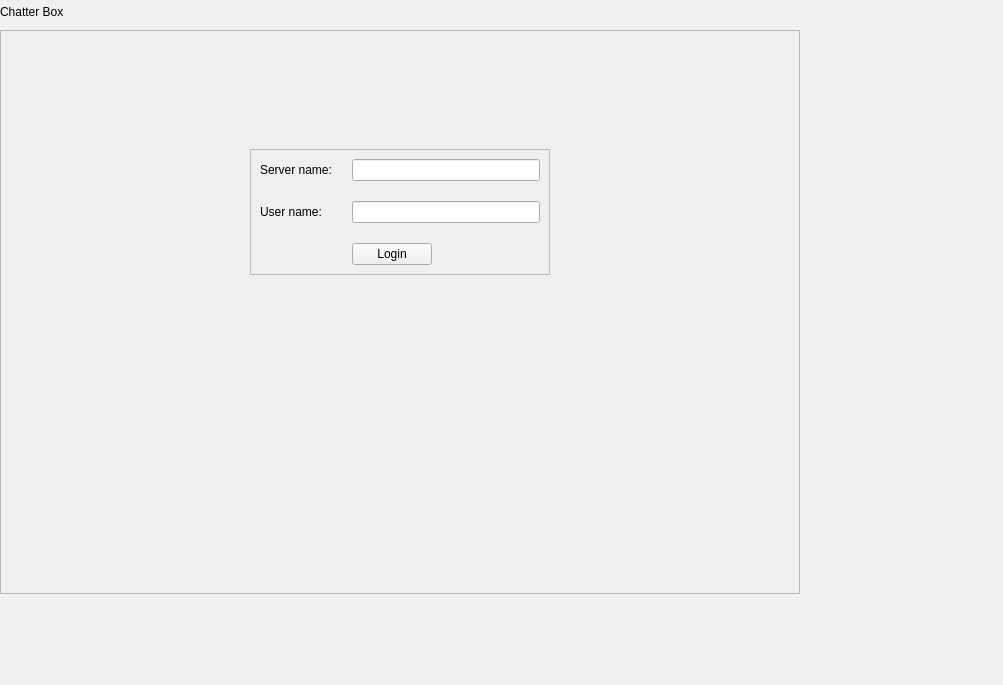
<?xml version="1.0" encoding="UTF-8"?>
<ui version="4.0">
 <class>chat</class>
 <widget class="QDialog" name="chat">
  <property name="geometry">
   <rect>
    <x>0</x>
    <y>0</y>
    <width>1003</width>
    <height>685</height>
   </rect>
  </property>
  <property name="windowTitle">
   <string>Dialog</string>
  </property>
  <widget class="QLabel" name="titleLabel">
   <property name="geometry">
    <rect>
     <x>0</x>
     <y>-6</y>
     <width>800</width>
     <height>36</height>
    </rect>
   </property>
   <property name="sizePolicy">
    <sizepolicy hsizetype="Preferred" vsizetype="Fixed">
     <horstretch>0</horstretch>
     <verstretch>0</verstretch>
    </sizepolicy>
   </property>
   <property name="text">
    <string>Chatter Box</string>
   </property>
  </widget>
  <widget class="QFrame" name="mainFrame">
   <property name="geometry">
    <rect>
     <x>0</x>
     <y>30</y>
     <width>800</width>
     <height>564</height>
    </rect>
   </property>
   <property name="frameShape">
    <enum>QFrame::StyledPanel</enum>
   </property>
   <layout class="QVBoxLayout" name="verticalLayout_3">
    <item>
     <widget class="QStackedWidget" name="stackedWidget_2">
      <property name="currentIndex">
       <number>1</number>
      </property>
      <widget class="QWidget" name="chatPage_2">
       <layout class="QGridLayout" name="gridLayout_4">
        <item row="0" column="0">
         <widget class="QTextEdit" name="roomTextEdit_2">
          <property name="readOnly">
           <bool>true</bool>
          </property>
         </widget>
        </item>
        <item row="0" column="1" colspan="2">
         <widget class="QListWidget" name="userListWidget_2"/>
        </item>
        <item row="1" column="0" colspan="2">
         <widget class="QLineEdit" name="sayLineEdit_2"/>
        </item>
        <item row="1" column="2">
         <widget class="QPushButton" name="sayButton_2">
          <property name="sizePolicy">
           <sizepolicy hsizetype="Fixed" vsizetype="Fixed">
            <horstretch>0</horstretch>
            <verstretch>0</verstretch>
           </sizepolicy>
          </property>
          <property name="maximumSize">
           <size>
            <width>50</width>
            <height>16777215</height>
           </size>
          </property>
          <property name="text">
           <string>Say</string>
          </property>
         </widget>
        </item>
       </layout>
      </widget>
      <widget class="QWidget" name="loginPage_2">
       <layout class="QGridLayout" name="gridLayout_5">
        <item row="0" column="1">
         <spacer name="verticalSpacer_3">
          <property name="orientation">
           <enum>Qt::Vertical</enum>
          </property>
          <property name="sizeType">
           <enum>QSizePolicy::Fixed</enum>
          </property>
          <property name="sizeHint" stdset="0">
           <size>
            <width>20</width>
            <height>100</height>
           </size>
          </property>
         </spacer>
        </item>
        <item row="1" column="0">
         <spacer name="horizontalSpacer_3">
          <property name="orientation">
           <enum>Qt::Horizontal</enum>
          </property>
          <property name="sizeHint" stdset="0">
           <size>
            <width>223</width>
            <height>20</height>
           </size>
          </property>
         </spacer>
        </item>
        <item row="1" column="1">
         <widget class="QFrame" name="loginFrame_2">
          <property name="sizePolicy">
           <sizepolicy hsizetype="Fixed" vsizetype="Fixed">
            <horstretch>0</horstretch>
            <verstretch>0</verstretch>
           </sizepolicy>
          </property>
          <property name="minimumSize">
           <size>
            <width>300</width>
            <height>0</height>
           </size>
          </property>
          <property name="frameShape">
           <enum>QFrame::StyledPanel</enum>
          </property>
          <layout class="QGridLayout" name="gridLayout_6">
           <property name="spacing">
            <number>20</number>
           </property>
           <item row="0" column="0">
            <widget class="QLabel" name="label_3">
             <property name="text">
              <string>Server name:</string>
             </property>
            </widget>
           </item>
           <item row="0" column="1">
            <widget class="QLineEdit" name="serverLineEdit_2"/>
           </item>
           <item row="1" column="0">
            <widget class="QLabel" name="label_4">
             <property name="text">
              <string>User name:</string>
             </property>
            </widget>
           </item>
           <item row="1" column="1">
            <widget class="QLineEdit" name="userLineEdit_2"/>
           </item>
           <item row="2" column="1">
            <widget class="QPushButton" name="loginButton_2">
             <property name="sizePolicy">
              <sizepolicy hsizetype="Fixed" vsizetype="Fixed">
               <horstretch>0</horstretch>
               <verstretch>0</verstretch>
              </sizepolicy>
             </property>
             <property name="text">
              <string>Login</string>
             </property>
            </widget>
           </item>
          </layout>
         </widget>
        </item>
        <item row="1" column="2">
         <spacer name="horizontalSpacer_4">
          <property name="orientation">
           <enum>Qt::Horizontal</enum>
          </property>
          <property name="sizeHint" stdset="0">
           <size>
            <width>223</width>
            <height>20</height>
           </size>
          </property>
         </spacer>
        </item>
        <item row="2" column="1">
         <spacer name="verticalSpacer_4">
          <property name="orientation">
           <enum>Qt::Vertical</enum>
          </property>
          <property name="sizeHint" stdset="0">
           <size>
            <width>20</width>
            <height>267</height>
           </size>
          </property>
         </spacer>
        </item>
       </layout>
      </widget>
     </widget>
    </item>
   </layout>
  </widget>
 </widget>
 <resources/>
 <connections/>
</ui>
